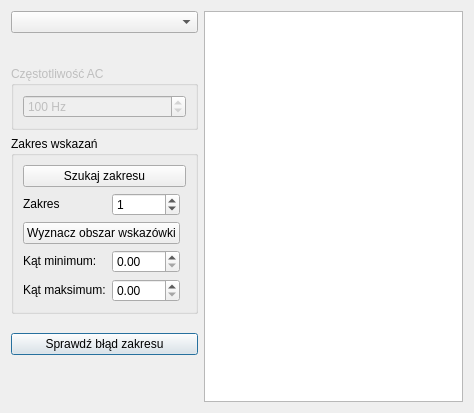
<?xml version="1.0" encoding="UTF-8"?>
<ui version="4.0">
 <class>Dialog</class>
 <widget class="QDialog" name="Dialog">
  <property name="geometry">
   <rect>
    <x>0</x>
    <y>0</y>
    <width>474</width>
    <height>413</height>
   </rect>
  </property>
  <property name="windowTitle">
   <string>Dialog</string>
  </property>
  <layout class="QGridLayout" name="gridLayout">
   <item row="0" column="0">
    <widget class="QComboBox" name="type_combo">
     <property name="insertPolicy">
      <enum>QComboBox::NoInsert</enum>
     </property>
    </widget>
   </item>
   <item row="0" column="1" rowspan="11">
    <widget class="QTextEdit" name="textEdit">
     <property name="minimumSize">
      <size>
       <width>250</width>
       <height>0</height>
      </size>
     </property>
    </widget>
   </item>
   <item row="6" column="0">
    <widget class="QPushButton" name="check_pb">
     <property name="text">
      <string>Sprawdź błąd zakresu</string>
     </property>
    </widget>
   </item>
   <item row="7" column="0">
    <spacer name="verticalSpacer_6">
     <property name="orientation">
      <enum>Qt::Vertical</enum>
     </property>
     <property name="sizeHint" stdset="0">
      <size>
       <width>20</width>
       <height>97</height>
      </size>
     </property>
    </spacer>
   </item>
   <item row="2" column="0">
    <spacer name="verticalSpacer_7">
     <property name="orientation">
      <enum>Qt::Vertical</enum>
     </property>
     <property name="sizeHint" stdset="0">
      <size>
       <width>20</width>
       <height>97</height>
      </size>
     </property>
    </spacer>
   </item>
   <item row="5" column="0">
    <spacer name="verticalSpacer_5">
     <property name="orientation">
      <enum>Qt::Vertical</enum>
     </property>
     <property name="sizeHint" stdset="0">
      <size>
       <width>20</width>
       <height>97</height>
      </size>
     </property>
    </spacer>
   </item>
   <item row="4" column="0">
    <widget class="QGroupBox" name="groupBox_3">
     <property name="title">
      <string>Zakres wskazań</string>
     </property>
     <layout class="QGridLayout" name="gridLayout_7">
      <item row="4" column="1">
       <widget class="QDoubleSpinBox" name="angle_max_spin">
        <property name="maximum">
         <double>180.000000000000000</double>
        </property>
       </widget>
      </item>
      <item row="3" column="1">
       <widget class="QDoubleSpinBox" name="angle_min_spin">
        <property name="maximum">
         <double>180.000000000000000</double>
        </property>
       </widget>
      </item>
      <item row="1" column="0">
       <widget class="QLabel" name="label_9">
        <property name="sizePolicy">
         <sizepolicy hsizetype="Preferred" vsizetype="Fixed">
          <horstretch>0</horstretch>
          <verstretch>0</verstretch>
         </sizepolicy>
        </property>
        <property name="text">
         <string>Zakres</string>
        </property>
       </widget>
      </item>
      <item row="0" column="0" colspan="3">
       <widget class="QPushButton" name="zakresy_pb">
        <property name="text">
         <string>Szukaj zakresu</string>
        </property>
       </widget>
      </item>
      <item row="4" column="0">
       <widget class="QLabel" name="label_8">
        <property name="sizePolicy">
         <sizepolicy hsizetype="Preferred" vsizetype="Fixed">
          <horstretch>0</horstretch>
          <verstretch>0</verstretch>
         </sizepolicy>
        </property>
        <property name="text">
         <string>Kąt maksimum:</string>
        </property>
       </widget>
      </item>
      <item row="3" column="0">
       <widget class="QLabel" name="label_7">
        <property name="sizePolicy">
         <sizepolicy hsizetype="Preferred" vsizetype="Fixed">
          <horstretch>0</horstretch>
          <verstretch>0</verstretch>
         </sizepolicy>
        </property>
        <property name="text">
         <string>Kąt minimum:</string>
        </property>
       </widget>
      </item>
      <item row="1" column="1">
       <widget class="QSpinBox" name="range_spin">
        <property name="suffix">
         <string/>
        </property>
        <property name="maximum">
         <number>150000</number>
        </property>
        <property name="value">
         <number>1</number>
        </property>
       </widget>
      </item>
      <item row="2" column="0" colspan="2">
       <widget class="QPushButton" name="zakresy_pb_2">
        <property name="text">
         <string>Wyznacz obszar wskazówki</string>
        </property>
       </widget>
      </item>
     </layout>
    </widget>
   </item>
   <item row="8" column="0">
    <spacer name="verticalSpacer_4">
     <property name="orientation">
      <enum>Qt::Vertical</enum>
     </property>
     <property name="sizeHint" stdset="0">
      <size>
       <width>20</width>
       <height>97</height>
      </size>
     </property>
    </spacer>
   </item>
   <item row="9" column="0">
    <spacer name="verticalSpacer_3">
     <property name="orientation">
      <enum>Qt::Vertical</enum>
     </property>
     <property name="sizeHint" stdset="0">
      <size>
       <width>20</width>
       <height>97</height>
      </size>
     </property>
    </spacer>
   </item>
   <item row="1" column="0">
    <spacer name="verticalSpacer_2">
     <property name="orientation">
      <enum>Qt::Vertical</enum>
     </property>
     <property name="sizeHint" stdset="0">
      <size>
       <width>20</width>
       <height>97</height>
      </size>
     </property>
    </spacer>
   </item>
   <item row="3" column="0">
    <widget class="QGroupBox" name="freq_box">
     <property name="enabled">
      <bool>false</bool>
     </property>
     <property name="title">
      <string>Częstotliwość AC</string>
     </property>
     <layout class="QVBoxLayout" name="verticalLayout">
      <item>
       <widget class="QSpinBox" name="freq_spin">
        <property name="suffix">
         <string> Hz</string>
        </property>
        <property name="maximum">
         <number>100000</number>
        </property>
        <property name="value">
         <number>100</number>
        </property>
       </widget>
      </item>
     </layout>
    </widget>
   </item>
  </layout>
 </widget>
 <resources/>
 <connections/>
</ui>
